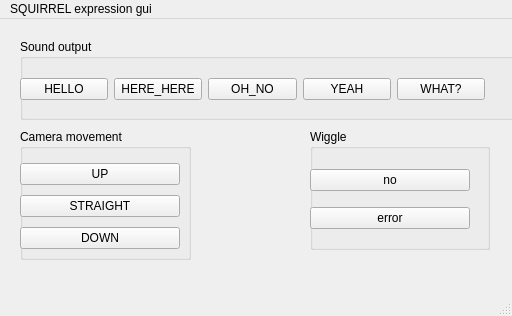
<?xml version="1.0" encoding="UTF-8"?>
<ui version="4.0">
 <class>MainWindow</class>
 <widget class="QMainWindow" name="MainWindow">
  <property name="geometry">
   <rect>
    <x>0</x>
    <y>0</y>
    <width>512</width>
    <height>316</height>
   </rect>
  </property>
  <property name="windowTitle">
   <string>SQUIRREL Expression Gui</string>
  </property>
  <widget class="QWidget" name="centralwidget">
   <widget class="QGroupBox" name="groupBox">
    <property name="geometry">
     <rect>
      <x>20</x>
      <y>110</y>
      <width>171</width>
      <height>131</height>
     </rect>
    </property>
    <property name="title">
     <string>Camera movement</string>
    </property>
    <widget class="QWidget" name="verticalLayoutWidget">
     <property name="geometry">
      <rect>
       <x>0</x>
       <y>30</y>
       <width>160</width>
       <height>95</height>
      </rect>
     </property>
     <layout class="QVBoxLayout" name="verticalLayout">
      <item>
       <widget class="QPushButton" name="upButton">
        <property name="text">
         <string>UP</string>
        </property>
       </widget>
      </item>
      <item>
       <widget class="QPushButton" name="straightButton">
        <property name="text">
         <string>STRAIGHT</string>
        </property>
       </widget>
      </item>
      <item>
       <widget class="QPushButton" name="downButton">
        <property name="text">
         <string>DOWN</string>
        </property>
       </widget>
      </item>
     </layout>
    </widget>
    <zorder>verticalLayoutWidget</zorder>
    <zorder>groupBox_2</zorder>
    <zorder>groupBox_2</zorder>
   </widget>
   <widget class="QGroupBox" name="groupBox_2">
    <property name="geometry">
     <rect>
      <x>310</x>
      <y>110</y>
      <width>180</width>
      <height>121</height>
     </rect>
    </property>
    <property name="title">
     <string>Wiggle</string>
    </property>
    <widget class="QWidget" name="verticalLayoutWidget_2">
     <property name="geometry">
      <rect>
       <x>0</x>
       <y>30</y>
       <width>160</width>
       <height>80</height>
      </rect>
     </property>
     <layout class="QVBoxLayout" name="verticalLayout_2">
      <item>
       <widget class="QPushButton" name="wiggleNoButton">
        <property name="text">
         <string>no</string>
        </property>
       </widget>
      </item>
      <item>
       <widget class="QPushButton" name="wiggleErrorButton">
        <property name="text">
         <string>error</string>
        </property>
       </widget>
      </item>
     </layout>
    </widget>
   </widget>
   <widget class="QGroupBox" name="groupBox_3">
    <property name="geometry">
     <rect>
      <x>20</x>
      <y>20</y>
      <width>521</width>
      <height>81</height>
     </rect>
    </property>
    <property name="title">
     <string>Sound output</string>
    </property>
    <widget class="QWidget" name="horizontalLayoutWidget">
     <property name="geometry">
      <rect>
       <x>0</x>
       <y>30</y>
       <width>465</width>
       <height>41</height>
      </rect>
     </property>
     <layout class="QHBoxLayout" name="horizontalLayout">
      <item>
       <widget class="QPushButton" name="helloButton">
        <property name="text">
         <string>HELLO</string>
        </property>
       </widget>
      </item>
      <item>
       <widget class="QPushButton" name="hereButton">
        <property name="text">
         <string>HERE_HERE</string>
        </property>
       </widget>
      </item>
      <item>
       <widget class="QPushButton" name="ohnoButton">
        <property name="text">
         <string>OH_NO</string>
        </property>
       </widget>
      </item>
      <item>
       <widget class="QPushButton" name="yeahButton">
        <property name="text">
         <string>YEAH</string>
        </property>
       </widget>
      </item>
      <item>
       <widget class="QPushButton" name="whatButton">
        <property name="text">
         <string>WHAT?</string>
        </property>
       </widget>
      </item>
     </layout>
    </widget>
   </widget>
  </widget>
  <widget class="QMenuBar" name="menubar">
   <property name="geometry">
    <rect>
     <x>0</x>
     <y>0</y>
     <width>512</width>
     <height>25</height>
    </rect>
   </property>
   <widget class="QMenu" name="menuSQUIRREL_expression_gui">
    <property name="title">
     <string>SQUIRREL expression gui</string>
    </property>
   </widget>
   <addaction name="menuSQUIRREL_expression_gui"/>
  </widget>
  <widget class="QStatusBar" name="statusbar"/>
 </widget>
 <resources/>
 <connections/>
</ui>
